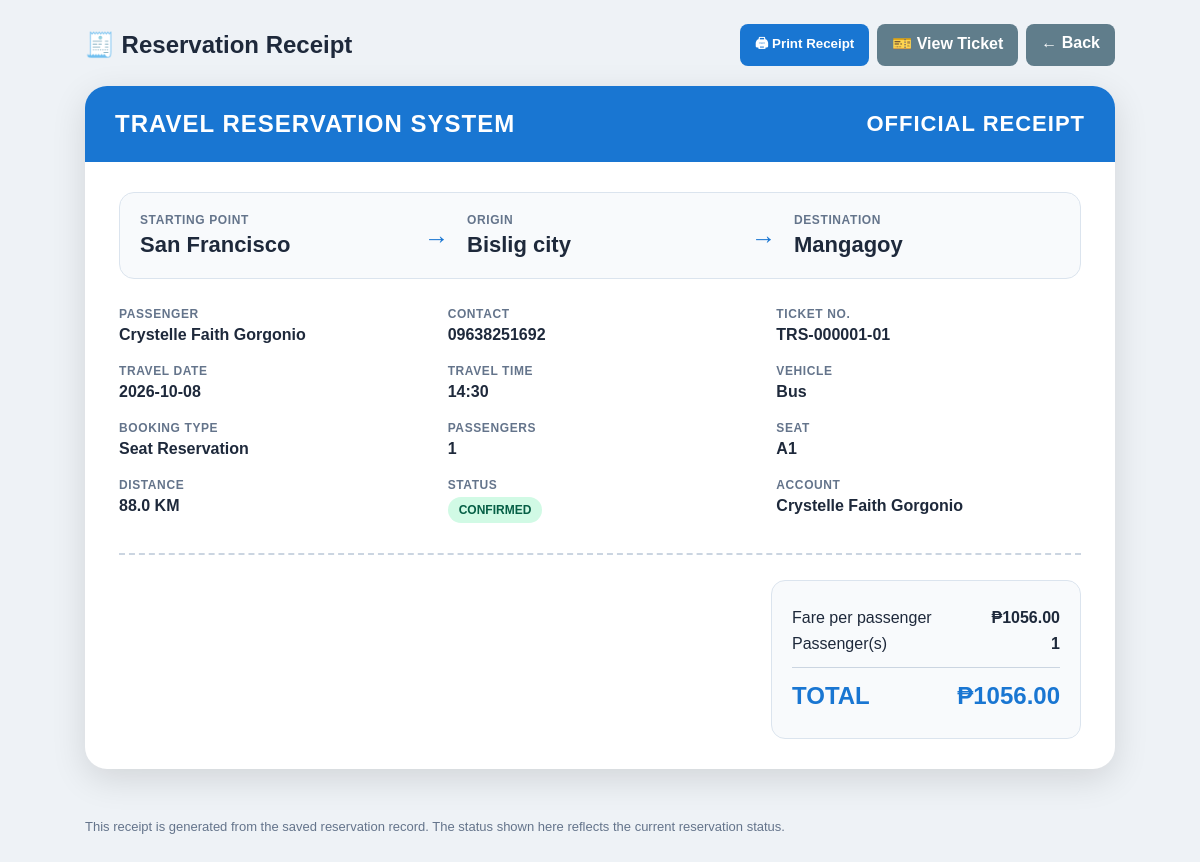
Page /receipt/TRS-000001-01 (signed in) on the committed database.
### tables this page shows
CREATE TABLE tickets (
            ticket_id INTEGER PRIMARY KEY AUTOINCREMENT,
            reservation_id INTEGER NOT NULL,
            user_id INTEGER NOT NULL,
            passenger_name TEXT NOT NULL,
            contact TEXT NOT NULL,
            starting_location TEXT NOT NULL,
            origin TEXT NOT NULL,
            destination TEXT NOT NULL,
            travel_date TEXT NOT NULL,
            travel_time TEXT NOT NULL,
            vehicle TEXT NOT NULL,
            seat_number TEXT NOT NULL,
            fare REAL DEFAULT 0,
            status TEXT DEFAULT 'Pending',
            booking_type TEXT,
            passengers INTEGER DEFAULT 1,
            ticket_number TEXT UNIQUE NOT NULL,
            FOREIGN KEY (reservation_id)
                REFERENCES reservations(reservation_id),
            FOREIGN KEY (user_id)
                REFERENCES users(user_id)
        );

CREATE TABLE reservations (
            reservation_id INTEGER PRIMARY KEY AUTOINCREMENT,
            user_id INTEGER NOT NULL,
            passenger_name TEXT NOT NULL,
            contact TEXT NOT NULL,
            starting_location TEXT NOT NULL,
            origin TEXT NOT NULL,
            destination TEXT NOT NULL,
            travel_date TEXT NOT NULL,
            travel_time TEXT NOT NULL,
            vehicle TEXT NOT NULL,
            passengers INTEGER NOT NULL,
            distance REAL DEFAULT 0,
            fare REAL DEFAULT 0,
            status TEXT DEFAULT 'Pending', seat_number TEXT DEFAULT '', ticket_number TEXT DEFAULT '', booking_type
            TEXT DEFAULT 'Ride Reservation', passenger_names TEXT,
            FOREIGN KEY (user_id) REFERENCES users(user_id)
        );

CREATE TABLE users (
            user_id INTEGER PRIMARY KEY AUTOINCREMENT,
            full_name TEXT NOT NULL,
            username TEXT UNIQUE NOT NULL,
            password TEXT NOT NULL,
            contact TEXT
        );

### TravelReservationSystem/app.py (the view)
@app.route("/receipt/<ticket_number>")
def view_receipt(ticket_number):
    if "user_id" not in session:
        return redirect(url_for("login"))
    conn = get_db()
    ticket = conn.execute(
        """
        SELECT
            t.*,
            r.distance AS distance,
            u.full_name AS account_name,
            u.username
        FROM tickets t
        JOIN reservations r
            ON t.reservation_id = r.reservation_id
        JOIN users u
            ON t.user_id = u.user_id
        WHERE t.ticket_number = ?
        """,
        (ticket_number,)
    ).fetchone()
    conn.close()
    if not ticket:
        abort(404)
    if session.get("username") != "admin":
        if ticket["user_id"] != session.get("user_id"):
            flash(
                "You can only view your own receipt.",
                "error"
            )
            return redirect(url_for("dashboard"))
    return render_template(
        "receipt.html",
        ticket=ticket
    )

### TravelReservationSystem/app.py (called while the page is built)
def get_db():
    conn = sqlite3.connect(DATABASE, timeout=30)
    conn.row_factory = sqlite3.Row
    return conn

### TravelReservationSystem/templates/receipt.html (shortened to what this page needs)
<!DOCTYPE html>
<html lang="en">
<head>
</head>
<body>
<div class="topbar">
    <h2>🧾 Reservation Receipt</h2>
    <div class="actions">
        <button onclick="window.print()">🖨 Print Receipt</button>
        <a class="btn gray" href="{{ url_for('view_ticket', ticket_number=ticket.ticket_number) }}">
            🎫 View Ticket
        </a>
        <a class="btn gray" href="{{ url_for('dashboard') }}">← Back</a>
    </div>
</div>
<div class="receipt-wrap">
    <div class="receipt">
        <div class="receipt-head">
            <div class="brand">TRAVEL RESERVATION SYSTEM</div>
            <div class="receipt-title">OFFICIAL RECEIPT</div>
        </div>
        <div class="receipt-body">
            <div class="route">
                <div class="place">
                    <small>STARTING POINT</small>
                    <strong>{{ ticket.starting_location }}</strong>
                </div>
                <div class="arrow">→</div>
                <div class="place">
                    <small>ORIGIN</small>
                    <strong>{{ ticket.origin if ticket.origin else '—' }}</strong>
                </div>
                <div class="arrow">→</div>
                <div class="place">
                    <small>DESTINATION</small>
                    <strong>{{ ticket.destination }}</strong>
                </div>
            </div>
            <div class="info-grid">
                <div>
                    <span class="label">PASSENGER</span>
                    <div class="value">{{ ticket.passenger_name }}</div>
                </div>
                <div>
                    <span class="label">CONTACT</span>
                    <div class="value">{{ ticket.contact }}</div>
                </div>
                <div>
                    <span class="label">TICKET NO.</span>
                    <div class="value">{{ ticket.ticket_number }}</div>
                </div>
                <div>
                    <span class="label">TRAVEL DATE</span>
                    <div class="value">{{ ticket.travel_date }}</div>
                </div>
                <div>
                    <span class="label">TRAVEL TIME</span>
                    <div class="value">{{ ticket.travel_time }}</div>
                </div>
                <div>
                    <span class="label">VEHICLE</span>
                    <div class="value">{{ ticket.vehicle }}</div>
                </div>
                <div>
                    <span class="label">BOOKING TYPE</span>
                    <div class="value">{{ ticket.booking_type }}</div>
                </div>
                <div>
                    <span class="label">PASSENGERS</span>
                    <div class="value">{{ ticket.passengers }}</div>
                </div>
                <div>
                    <span class="label">SEAT</span>
                    <div class="value">{{ ticket.seat_number if ticket.seat_number else 'RIDE' }}</div>
                </div>
                <div>
                    <span class="label">DISTANCE</span>
                    <div class="value">{{ '%.1f'|format(ticket.distance|float) }} KM</div>
                </div>
                <div>
                    <span class="label">STATUS</span>
                    <div class="value">
                        <span class="status {{ ticket.status|lower }}">
                            {{ ticket.status|upper }}
                        </span>
                    </div>
                </div>
                <div>
                    <span class="label">ACCOUNT</span>
                    <div class="value">{{ ticket.account_name }}</div>
                </div>
            </div>
            <div class="summary">
                <div class="total-box">
                    <div class="total-row">
                        <span>Fare per passenger</span>
                        <strong>₱{{ '%.2f'|format(ticket.fare|float) }}</strong>
                    </div>
                    <div class="total-row">
                        <span>Passenger(s)</span>
                        <strong>{{ ticket.passengers }}</strong>
                    </div>
                    <div class="total-row total">
                        <span>TOTAL</span>
                        <strong>₱{{ '%.2f'|format((ticket.fare|float) * (ticket.passengers|int)) }}</strong>
                    </div>
                </div>
            </div>
        </div>
    </div>
</div>
<div class="note">
    This receipt is generated from the saved reservation record. The status shown here reflects the current reservation status.
</div>
</body>
</html>

### TravelReservationSystem/templates/receipt.html (style rules this page uses)
* { box-sizing: border-box; }
body { margin: 0; font-family: Arial, sans-serif; background: #eef2f6; color: #1e293b; }
.topbar { max-width: 1050px; margin: 24px auto 0; display: flex; gap: 10px; align-items: center; justify-content: space-between; padding: 0 10px; }
.topbar h2 { margin: 0; }
.actions { display: flex; gap: 8px; flex-wrap: wrap; }
button, a.btn { border: 0; border-radius: 8px; padding: 10px 15px; cursor: pointer; text-decoration: none; font-weight: bold; background: #1976d2; color: white; }
.btn.gray { background: #607d8b; }
.receipt-wrap { max-width: 1050px; margin: 20px auto 50px; padding: 0 10px; }
.receipt { background: white; border-radius: 22px; overflow: hidden; box-shadow: 0 10px 35px rgba(0,0,0,.12); }
.receipt-head { background: #1976d2; color: white; padding: 24px 30px; display: flex; justify-content: space-between; align-items: center; gap: 20px; }
.brand { font-size: 24px; font-weight: 800; letter-spacing: 1px; }
.receipt-title { font-size: 22px; font-weight: 800; letter-spacing: 1px; }
.receipt-body { padding: 30px 34px; }
.route { display: grid; grid-template-columns: 1fr auto 1fr auto 1fr; gap: 18px; align-items: center; padding: 20px; border: 1px solid #dbe4ee; border-radius: 15px; background: #f8fafc; margin-bottom: 28px; }
.route .place { min-width: 0; }
.route small, .label { display: block; color: #64748b; font-size: 12px; font-weight: 700; letter-spacing: .6px; }
.route strong { display: block; font-size: 22px; margin-top: 5px; word-break: break-word; }
.arrow { font-size: 25px; color: #1976d2; }
.info-grid { display: grid; grid-template-columns: repeat(3, 1fr); gap: 20px 24px; }
.value { font-size: 16px; font-weight: 700; margin-top: 5px; word-break: break-word; }
.summary { margin-top: 30px; border-top: 2px dashed #cbd5e1; padding-top: 25px; display: flex; justify-content: flex-end; }
.total-box { min-width: 310px; padding: 20px; border-radius: 14px; background: #f8fafc; border: 1px solid #dbe4ee; }
.total-row { display: flex; justify-content: space-between; gap: 20px; margin: 8px 0; }
.total { margin-top: 14px; padding-top: 14px; border-top: 1px solid #cbd5e1; font-size: 24px; font-weight: 800; color: #1976d2; }
.status { display: inline-block; padding: 6px 11px; border-radius: 999px; font-weight: 800; font-size: 12px; }
.confirmed { background: #d1fae5; color: #065f46; }
.note { max-width: 1050px; margin: 0 auto 40px; padding: 0 10px; color: #64748b; font-size: 13px; }

### rows in the picture
tickets: starting_location "San Francisco", origin "Bislig city", destination "Mangagoy", passenger_name "Crystelle Faith Gorgonio", contact "09638251692", ticket_number "TRS-000001-01", travel_date "2026-10-08", travel_time "14:30", vehicle "Bus", booking_type "Seat Reservation", passengers "1", seat_number "A1", status "CONFIRMED", fare "1056.00", (ticket.fare|float)*(ticket.passengers|int) "1056.00"
reservations: distance "88.0"
users: account_name "Crystelle Faith Gorgonio"
